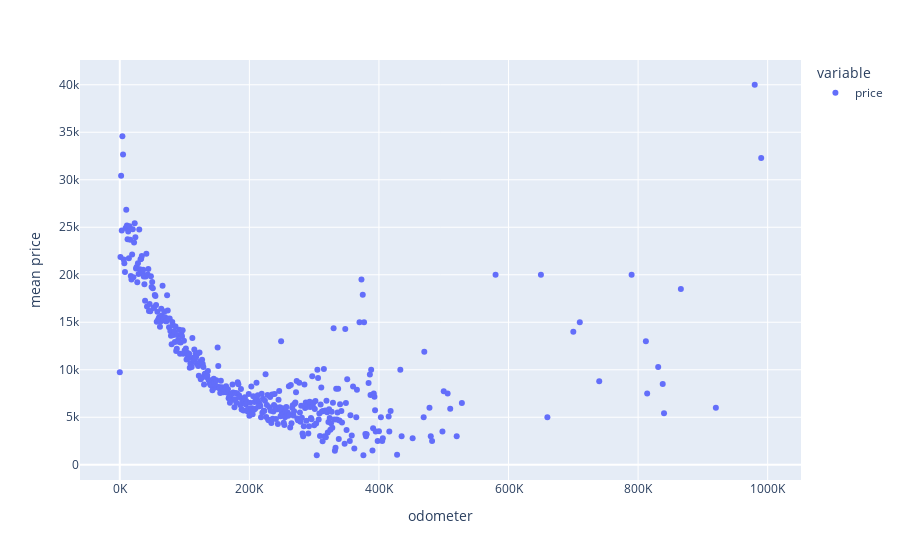

The cell this chart's notebook holds for it:
### Code cell
fig = px.scatter(odometer_df)
fig.update_layout(
    xaxis_title = 'odometer',
    yaxis_title = 'mean price',
    xaxis_ticksuffix = 'K'
)
fig.show()

### Figure 1 — Plotly figure (JSON) as saved in the notebook; plotly's stock layout.template omitted (floating-point values rounded to 4 significant figures; data arrays with more than 128 entries replaced by an {"elided": "..."} marker saying what was removed)
{"data": [{"hovertemplate": "variable=price<br>odometer_adjusted=%{x}<br>value=%{y}<extra></extra>", "legendgroup": "price", "marker": {"color": "#636efa", "symbol": "circle"}, "mode": "markers", "name": "price", "orientation": "v", "showlegend": true, "type": "scatter", "x": {"elided": "412 int values"}, "xaxis": "x", "y": {"elided": "412 float values"}, "yaxis": "y"}], "layout": {"legend": {"title": {"text": "variable"}, "tracegroupgap": 0}, "margin": {"t": 60}, "xaxis": {"anchor": "y", "domain": [0, 1], "ticksuffix": "K", "title": {"text": "odometer"}}, "yaxis": {"anchor": "x", "domain": [0, 1], "title": {"text": "mean price"}}}}
